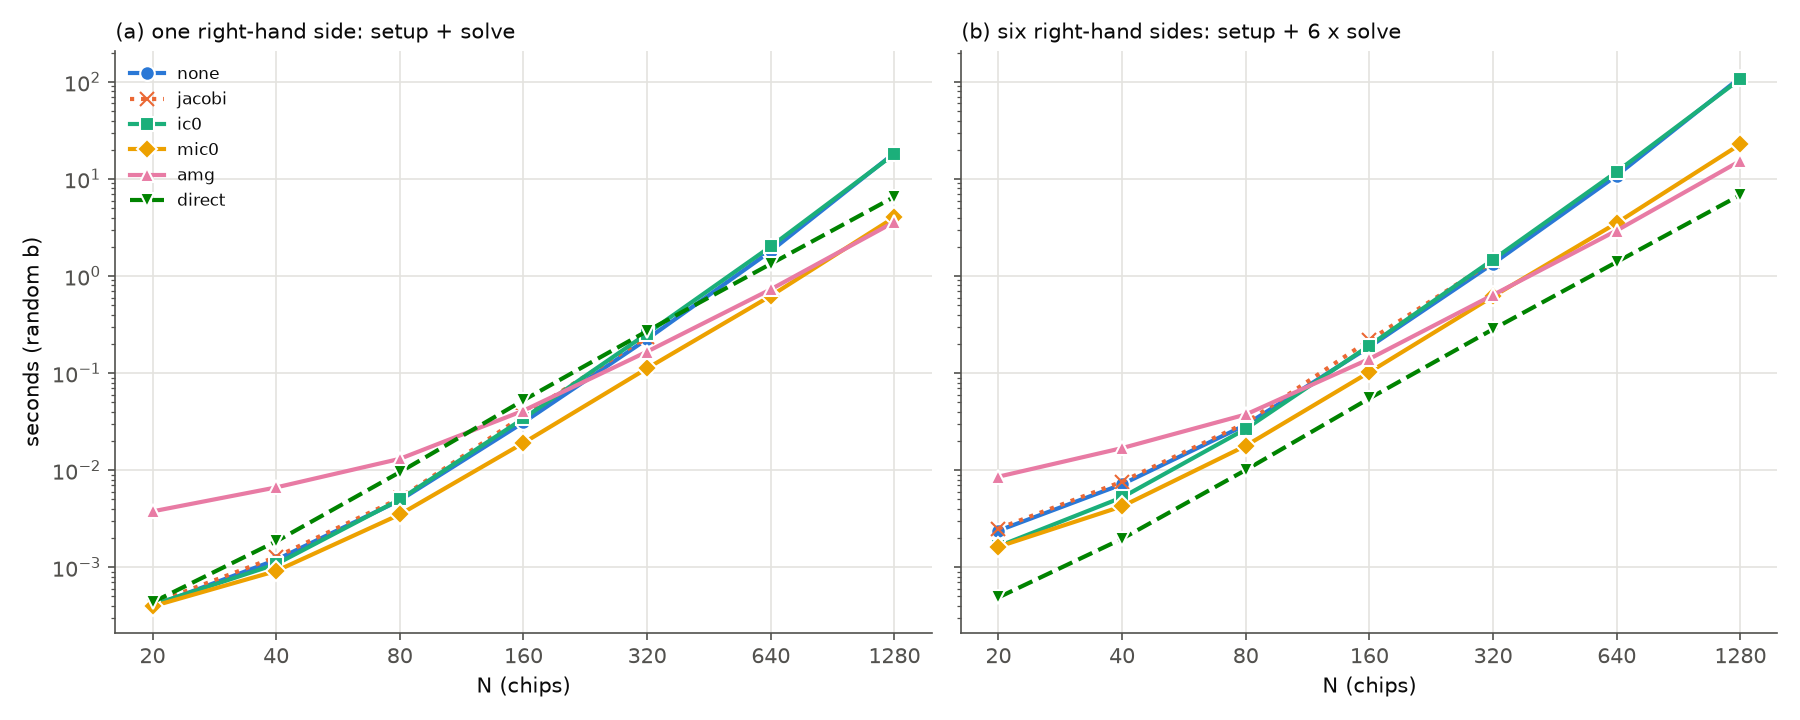

Source code (Python):
"""Figure for chunk 3: time to solution against N for each kind and the direct solver, random b, log-log.

(a) one right-hand side: setup_time + solve_time;
(b) six right-hand sides: setup_time + 6 x solve_time (one preconditioner or factor, reused six times).
Reads results/e03_krylov.csv only.
    python figures/f03_time.py [--results DIR] [--outdir DIR]
"""
import argparse
import pathlib

import matplotlib

matplotlib.use("Agg")
import matplotlib.pyplot as plt
from matplotlib.ticker import FixedFormatter, FixedLocator, NullLocator
import pandas as pd

INK, MUTED, GRID = "#0b0b0b", "#52514e", "#e4e3df"
STYLE = {
    "none": ("#2a78d6", "o", "-"),
    "jacobi": ("#eb6834", "x", ":"),
    "ic0": ("#1baf7a", "s", "-"),
    "mic0": ("#eda100", "D", "-"),
    "amg": ("#e87ba4", "^", "-"),
    "direct": ("#008300", "v", "--"),
}


def main():
    parser = argparse.ArgumentParser()
    parser.add_argument("--results", default="results")
    parser.add_argument("--outdir", default="figures")
    args = parser.parse_args()
    df = pd.read_csv(pathlib.Path(args.results) / "e03_krylov.csv")
    df = df[df["rhs"] == "random"]
    Ns = sorted(int(N) for N in df["N"].unique())

    fig, axes = plt.subplots(1, 2, figsize=(12, 4.8), dpi=150, sharey=True)
    for ax, count in zip(axes, [1, 6]):
        for kind, (color, marker, ls) in STYLE.items():
            d = df[df["kind"] == kind].sort_values("N")
            if d.empty:
                continue
            total = d["setup_time"] + count * d["solve_time"]
            ax.plot(d["N"], total, color=color, marker=marker, linestyle=ls, linewidth=2, markersize=7,
                    markeredgecolor="white" if marker != "x" else color, markeredgewidth=1, label=kind, zorder=3)
        ax.set_xscale("log")
        ax.set_yscale("log")
        ax.xaxis.set_major_locator(FixedLocator(Ns))
        ax.xaxis.set_major_formatter(FixedFormatter([str(N) for N in Ns]))
        ax.xaxis.set_minor_locator(NullLocator())
        ax.set_xlabel("N (chips)", color=INK)
        rhs_word = "one right-hand side: setup + solve" if count == 1 else "six right-hand sides: setup + 6 x solve"
        ax.set_title(f"({'ab'[count == 6]}) {rhs_word}", color=INK, fontsize=10, loc="left")
        ax.grid(color=GRID, linewidth=0.8, which="major")
        for side in ("top", "right"):
            ax.spines[side].set_visible(False)
        for side in ("left", "bottom"):
            ax.spines[side].set_color(MUTED)
        ax.tick_params(colors=MUTED, which="both")
    axes[0].set_ylabel("seconds (random b)", color=INK)
    axes[0].legend(frameon=False, fontsize=8, labelcolor=INK, loc="upper left")
    fig.tight_layout()
    outdir = pathlib.Path(args.outdir)
    outdir.mkdir(parents=True, exist_ok=True)
    path = outdir / "f03_time.png"
    fig.savefig(path)
    print(f"wrote {path}")


if __name__ == "__main__":
    main()
